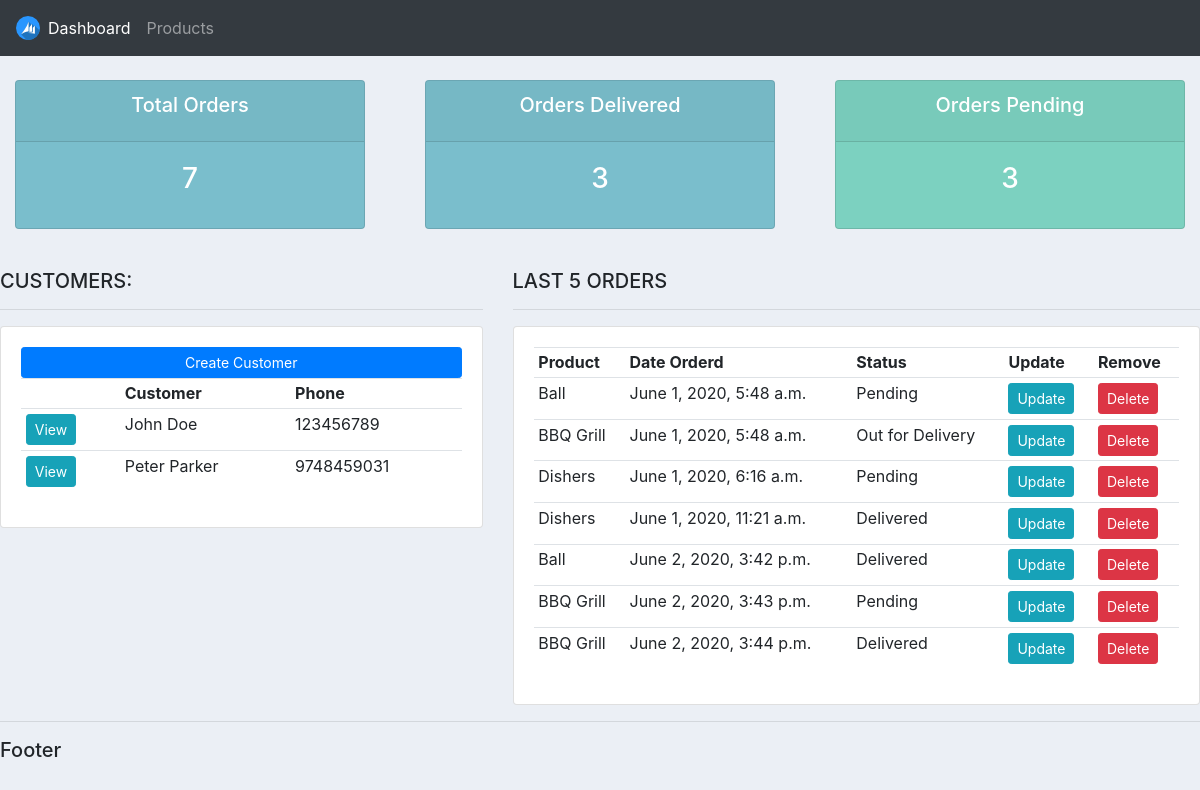
The app's page /, older data.
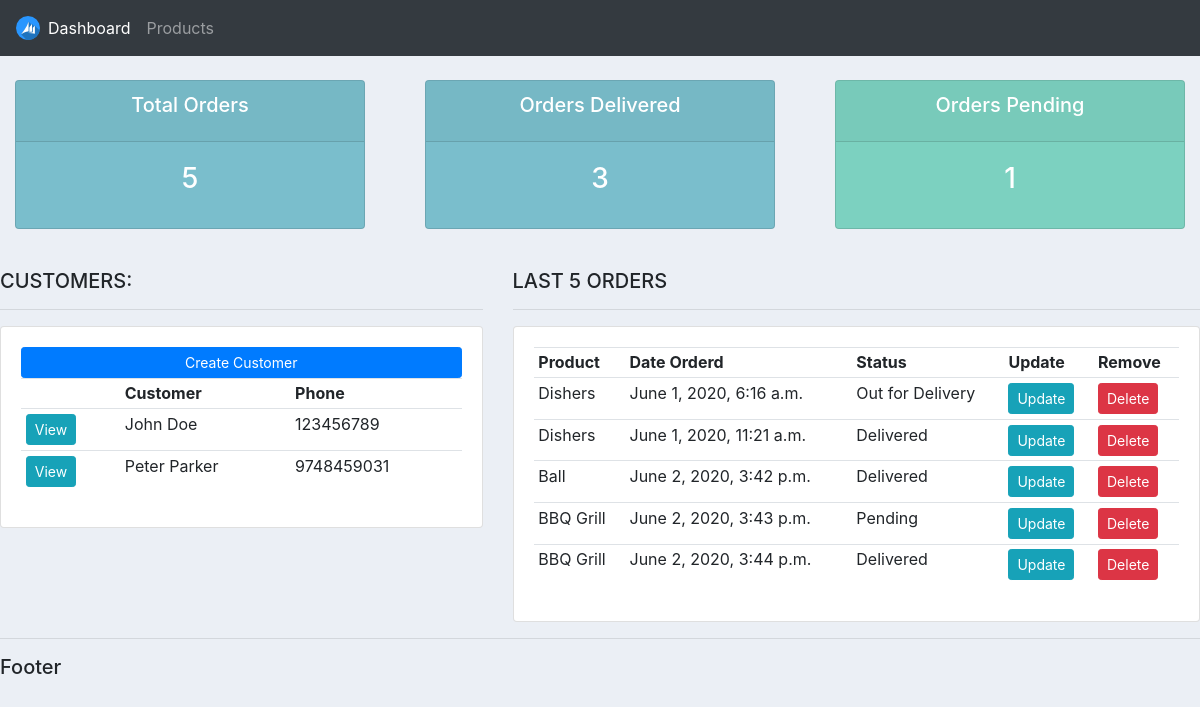
The same page, newer data.
### accounts/models.py (models this page shows, shortened)
class Customer(models.Model):
    name    = models.CharField(max_length=200,null=True)
    phone   = models.CharField(max_length=200,null=True)
    email   = models.CharField(max_length=200,null=True)
    date_created = models.DateTimeField(auto_now_add=True)

class Order(models.Model):
    STATUS = (
            ('Pending','Pending'),
            ('Out for Delivery','Out for Delivery'),
            ('Delivered','Delivered'),
            )
    customer = models.ForeignKey(Customer,null=True,on_delete=models.SET_NULL)
    product  = models.ForeignKey(Product,null=True,on_delete=models.SET_NULL)
    date_created = models.DateTimeField(auto_now_add=True,null=True)
    status       = models.CharField(max_length=200,null=True,choices=STATUS)
    note         = models.CharField(max_length=1000,null=True)

class Product(models.Model):
    CATEGORY = (
            ('Indoor','Indoor'),
            ('Out Door','Out Door'),
            )
    name        = models.CharField(max_length=200,null=True)
    price       = models.FloatField(null=True)
    category    = models.CharField(max_length=200,null=True,choices=CATEGORY)
    description = models.CharField(max_length=200,null=True,blank=True)
    date_created= models.DateTimeField(auto_now_add=True,null=True)
    tags = models.ManyToManyField(Tag)
    def __str__(self):
        return self.name

### accounts/views.py (the view)
# urls.py: 2. Add a URL to urlpatterns:  path('', views.home, name='home')
def home(request):
    order = Order.objects.all()
    customers = Customer.objects.all()
    total_customers = customers.count()
    total_orders = order.count()
    delivered = Order.objects.all().filter(status='Delivered').count()
    pending   = order.filter(status='Pending').count()
    context = {'orders':order,'customers':customers,'total_customers':total_customers,'total_orders':total_orders,
        'Delivered':delivered,'Pending':pending
    }
    template_name='accounts/dashboard.html'
    return render(request,template_name,context)

### accounts/templates/accounts/dashboard.html
{%  extends 'accounts/main.html' %}
{% block content %}
{%  include 'accounts/status.html' %}
<br>
<div class="row">
	<div class="col-md-5">
		<h5>CUSTOMERS:</h5>
		<hr>
		<div class="card card-body">
			<a class="btn btn-primary  btn-sm btn-block" href="">Create Customer</a>
			<table class="table table-sm">
				<tr>
					<th></th>
					<th>Customer</th>
					<th>Phone</th>
				</tr>
				{% for customer in customers %}
					<tr>
						<td><a class="btn btn-sm btn-info" href="{% url 'customer' customer.id %}">View</a></td>
						<td>{{customer.name}}</td>
						<td>{{customer.phone}}</td>
					</tr>
				{% endfor %}
			</table>
		</div>
	</div>
	<div class="col-md-7">
		<h5>LAST 5 ORDERS</h5>
		<hr>
		<div class="card card-body">
			<table class="table table-sm">
				<tr>
					<th>Product</th>
					<th>Date Orderd</th>
					<th>Status</th>
					<th>Update</th>
					<th>Remove</th>
				</tr>
				{% for order in orders %}
					<tr>
						<td>{{order.product}}</td>
						<td>{{order.date_created}}</td>
						<td>{{order.status}}</td>
						<td><a class="btn btn-sm btn-info" href="{% url 'update_order' order.id %}">Update</a></td>
						<td><a class="btn btn-sm btn-danger" href="{% url 'delete_order' order.id %}">Delete</a></td>
					</tr>
				{% endfor %}
			</table>
		</div>
	</div>
</div>
{% endblock %}

Row changes from the older to the newer data that the page shows:
removed Order: product "Ball", date_created "June 1, 2020, 5:48 a.m.", status "Pending"
removed Order: product "BBQ Grill", date_created "June 1, 2020, 5:48 a.m.", status "Out for Delivery"
changed Order: status "Pending" → "Out for Delivery"
Text that changed along with them:
{{ total_orders }}: "7" → "5"
{{ Pending }}: "3" → "1"
